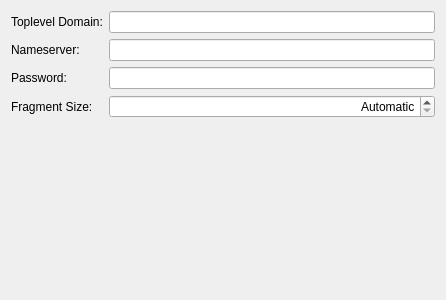
<?xml version="1.0" encoding="UTF-8"?>
<ui version="4.0">
 <class>IodineWidget</class>
 <widget class="QWidget" name="IodineWidget">
  <property name="geometry">
   <rect>
    <x>0</x>
    <y>0</y>
    <width>446</width>
    <height>300</height>
   </rect>
  </property>
  <layout class="QGridLayout" name="gridLayout">
   <item row="0" column="0">
    <widget class="QLabel" name="lbl_toplevelDomain">
     <property name="text">
      <string>Toplevel Domain:</string>
     </property>
    </widget>
   </item>
   <item row="0" column="1">
    <widget class="QLineEdit" name="le_toplevelDomain"/>
   </item>
   <item row="1" column="0">
    <widget class="QLabel" name="lbl_nameserver">
     <property name="text">
      <string>Nameserver:</string>
     </property>
    </widget>
   </item>
   <item row="1" column="1">
    <widget class="QLineEdit" name="le_nameserver"/>
   </item>
   <item row="2" column="0">
    <widget class="QLabel" name="lbl_password">
     <property name="text">
      <string>Password:</string>
     </property>
    </widget>
   </item>
   <item row="2" column="1">
    <widget class="PasswordField" name="le_password">
     <property name="text">
      <string/>
     </property>
    </widget>
   </item>
   <item row="3" column="0">
    <widget class="QLabel" name="lbl_fragmentSize">
     <property name="text">
      <string>Fragment Size:</string>
     </property>
    </widget>
   </item>
   <item row="3" column="1">
    <widget class="QSpinBox" name="sb_fragmentSize">
     <property name="alignment">
      <set>Qt::AlignRight|Qt::AlignTrailing|Qt::AlignVCenter</set>
     </property>
     <property name="specialValueText">
      <string>Automatic</string>
     </property>
     <property name="suffix">
      <string> bytes</string>
     </property>
     <property name="maximum">
      <number>10000</number>
     </property>
    </widget>
   </item>
   <item row="4" column="1">
    <spacer name="verticalSpacer">
     <property name="orientation">
      <enum>Qt::Vertical</enum>
     </property>
     <property name="sizeHint" stdset="0">
      <size>
       <width>20</width>
       <height>40</height>
      </size>
     </property>
    </spacer>
   </item>
  </layout>
 </widget>
 <customwidgets>
  <customwidget>
   <class>PasswordField</class>
   <extends>QLineEdit</extends>
   <header>passwordfield.h</header>
  </customwidget>
 </customwidgets>
 <resources/>
 <connections/>
</ui>
